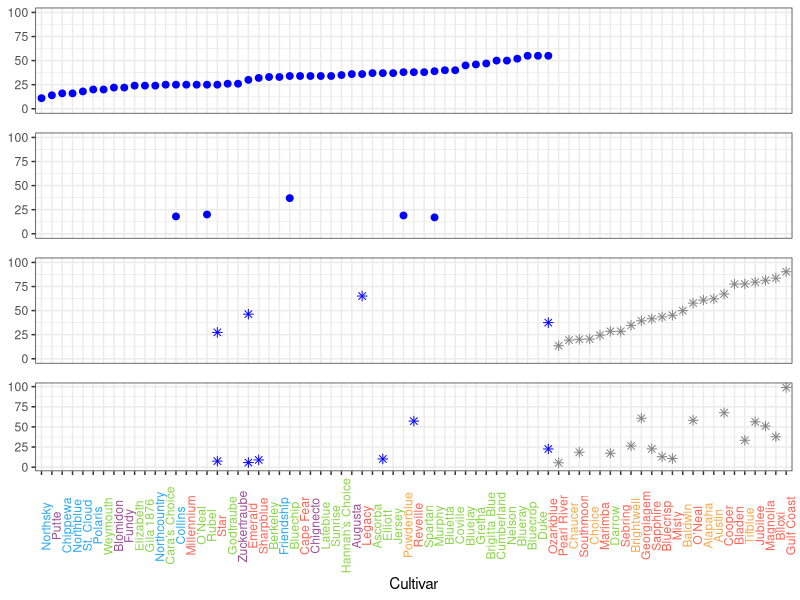
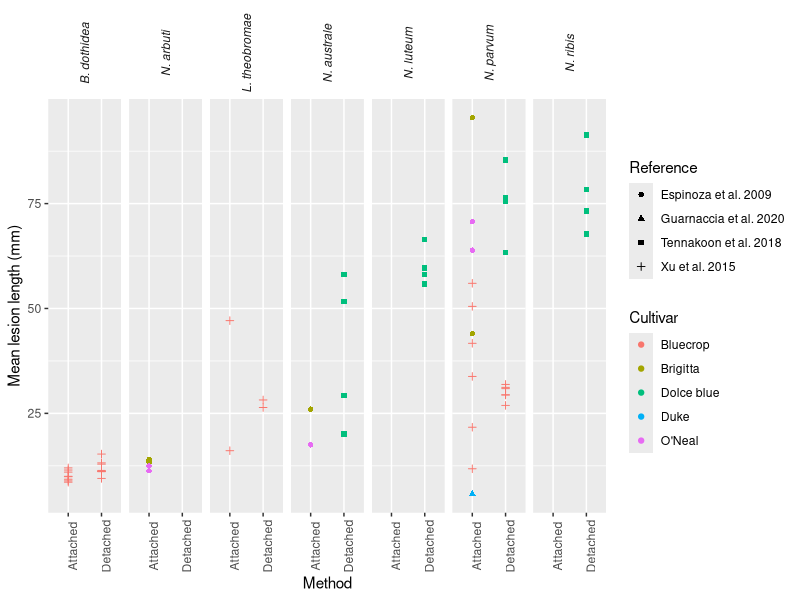
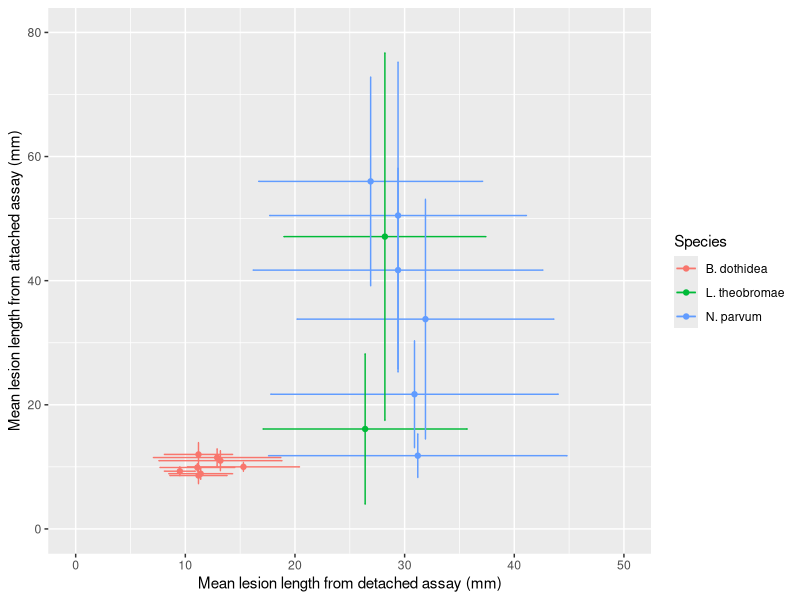

Generate these figures, in order, with R:
# R script to analyze data for stem blight review
# Date: Nov. 2021

# packages
# install.packages("tidyverse")
library(tidyverse)
library(ggplot2)
library(ggpubr)
library(ggtext)

setwd("~/Dropbox/Botryosphaeria_manuscript/data/pathogenicity_figures")

############################################################
############ 2. figure for cultivar screening ##############
############################################################

data <- read_csv("cultivar_screening_052422.csv")
outfile <- "plot_111922"

# order cultivar based on mean lesion length across all literature
cultivarRank <- data %>%
  group_by(Cultivar) %>%
  summarise(mean = mean(LesionLength_15d, na.rm = T)) 

data_Polashock <- data %>%
  filter(Reference == "Polashock and Kramer 2006")

data_other <- data %>%
  filter(Reference != "Polashock and Kramer 2006")

# list of cultivars in Polashock paper
cultivar_Polashock <- data_Polashock$Cultivar
# list of cultivars in Smith 2009 but not included in Polashock paper
cultivar_Smith2009Unique <- (data %>% filter((Reference == "Smith 2009") & !(Cultivar %in% cultivar_Polashock)))$Cultivar
cultivar_all <- append(cultivar_Polashock, cultivar_Smith2009Unique)

# rank cultivars based on (1) lesion length in Polashock for cultivar_Polashock
# (2) lesion length in Smith 2009 for cultivar_Smith2009Unique
cultivarRank_Polashock <- data_Polashock %>%
  arrange(LesionLength_15d)

cultivarRank_Smith2009 <- data_other %>%
  filter(Cultivar %in% cultivar_Smith2009Unique) %>%
  filter(Reference == "Smith 2009") %>%
  arrange(LesionLength_15d)
cultivarRank <- append(cultivarRank_Polashock$Cultivar, cultivarRank_Smith2009$Cultivar)

data2 <- data %>%
  filter(Cultivar %in% cultivar_all) %>%
  mutate(Cultivar = factor(Cultivar, levels = cultivarRank)) %>%
  mutate(CultivarGroup = factor(ifelse(Cultivar %in% cultivar_Polashock, 
                                       "Polashock cultivar", "not Polashock cultivar"), 
                                levels = c("Polashock cultivar", "not Polashock cultivar", "NA"))) %>%
  arrange(Cultivar)
  
  
# data for plot
cultivarList <- tibble(Cultivar = factor(cultivarRank, levels = cultivarRank))
Polashock_data <- data2 %>%
  filter(Reference == "Polashock and Kramer 2006") %>%
  right_join(cultivarList, by = "Cultivar")
Smith2004_data<- data2%>%
  filter(Reference == "Smith 2004") %>%
  right_join(cultivarList, by = "Cultivar")
Smith2009_data<- data2%>%
  filter(Reference == "Smith 2009") %>%
  right_join(cultivarList, by = "Cultivar")
Creswell_data <- data2 %>%
  filter(Reference == "Creswell and Milholland 1987") %>%
  right_join(cultivarList, by = "Cultivar")

# assign different colors to species
colors <- data2 %>%
  mutate(colors = case_when(Type == "SHB" ~ "#FF6355", # red
                            Type == "RE" ~ "#FBA949", # orange
                            Type == "NHB" ~ "#8BD448", # green
                            Type == "HH" ~ "#2AA8F2", # blue
                            Type == "LB" ~ "#9C4F96", # purple
                            TRUE ~ as.character(Type)))%>%
  distinct(Cultivar, .keep_all = TRUE)

# draw plot
Polashock_plot <- ggplot(Polashock_data, aes(x = Cultivar, y = LesionLength_15d, color = CultivarGroup)) +
  scale_color_manual(values = c("blue", "gray50")) + 
  geom_point(size = 2) +
  theme_bw() +
  theme(axis.text.x = element_markdown(angle = 90, color = colors$colors)) +
  ylab("Mean lesion length (mm)") + 
  ylim(0, 100)

Smith2004_plot <- ggplot(Smith2004_data, aes(x = Cultivar, y = LesionLength_15d, color = CultivarGroup)) +
  scale_color_manual(values = c("blue", "gray50")) + 
  geom_point(size = 2, shape = 8) +
  theme_bw() +
  theme(axis.text.x = element_markdown(angle = 90, color = colors$colors)) +
  ylab("Mean lesion length (mm)") + 
  ylim(0, 100)

Smith2009_plot <- ggplot(Smith2009_data, aes(x = Cultivar, y = LesionLength_15d, color = CultivarGroup)) +
  scale_color_manual(values = c("blue", "gray50")) + 
  geom_point(size = 2, shape = 8) +
  theme_bw() +
  theme(axis.text.x = element_markdown(angle = 90, color = colors$colors)) +
  ylab("Mean lesion length (mm)") + 
  ylim(0, 100)

Creswell_plot <- ggplot(Creswell_data, aes(x = Cultivar, y = LesionLength_15d, color = CultivarGroup)) +
  scale_color_manual(values = c("blue", "gray50")) + 
  geom_point(size = 2) +
  theme_bw() +
  theme(axis.text.x = element_markdown(angle = 90, color = colors$colors)) +
  ylab("Mean lesion length (mm)") + 
  ylim(0, 100)

cultivarScrenningPlot <- ggarrange(Polashock_plot + rremove("legend") + rremove("xlab") + rremove("x.text") + rremove("ylab") + rremove("x.ticks"), 
                                   Creswell_plot+ rremove("legend") + rremove("xlab") + rremove("x.text") + rremove("ylab") + rremove("x.ticks"),  
                                   Smith2009_plot + rremove("legend") + rremove("xlab") + rremove("x.text") + rremove("ylab") + rremove("x.ticks"),  
                                   Smith2004_plot + rremove("legend") + rremove("ylab"), 
                                   ncol = 1, nrow = 4, heights = c(1, 1, 1, 1.8), align = 'v')

tiff(str_c(outfile, "/CultivarScreening.tiff"), width = 10, height = 8, units = "in", res = 300)
cultivarScrenningPlot
dev.off()

############################################################
############ 1. figure for pathogenicity test ##############
############################################################

p.data <- read_csv("pathogenicity_111922.csv") %>%
  drop_na(MeanLesionLength) %>%
  mutate(Reference = as.factor(Reference), Cultivar = as.factor(Cultivar), Species = as.factor(Species)) %>%
  mutate(Source = str_c(Reference, Method, sep = "-")) %>%
  filter(Method != "Detached stem/hardwood") %>%
  mutate(Species = factor(Species, levels = c("P. scoparia", "C. luteo-olivacea", "D. rudis", "B. dothidea", "N. arbuti", 
                                               "L. theobromae", "N. australe", "N. luteum", "N. parvum", "N. ribis")))

Patho.all.plot <- ggplot(p.data, aes(x = Method, y = MeanLesionLength, shape = Reference, color = Cultivar)) +
  geom_point() +
  facet_wrap(~Species, nrow = 1) + 
  scale_x_discrete(labels = c("Attached stem" = "Attached", "Detached stem" = "Detached")) +
  #scale_shape_manual(values = c(8, 19)) +
  theme(strip.background = element_blank(), strip.placement = "outside", strip.text.x = element_text(angle = 90, face = "italic")) +
  theme(axis.text.x = element_text(angle = 90)) +
  ylab("Mean lesion length (mm)")

tiff(str_c(outfile, "/Pathogenicity.all.tiff"), width = 10, height = 5, units = "in", res = 300)
Patho.all.plot
dev.off()

# compare detached with attached assay
m.data <- read_csv("pathogenicity_method_052522.csv") 

Pathogenicity.method.plot <- ggplot(m.data, aes(x = MeanLesionLengthDetached, y = MeanLesionLengthAttached, color = Species)) +
  geom_point() + 
  ylab("Mean lesion length from attached assay (mm)") +
  xlab("Mean lesion length from detached assay (mm)") +
  geom_errorbarh(aes(xmin=MeanLesionLengthDetached - sdDetached,
                     xmax=MeanLesionLengthDetached + sdDetached),
                 height=0.2)+
  geom_errorbar(aes(ymin=MeanLesionLengthAttached - sdAttached,
                    ymax=MeanLesionLengthAttached + sdAttached),
                width=0.1) +
  scale_y_continuous(limits = c(0, 80)) +
  scale_x_continuous(limits = c(0, 50))

tiff(str_c(outfile, "/Pathogenicity.method.tiff"), width = 10, height = 5, units = "in", res = 300)
Pathogenicity.method.plot
dev.off()


model <- lm(MeanLesionLengthDetached ~ MeanLesionLengthAttached, data = m.data)
summary(model)
summary(model)$r.squared
# 0.4893955
